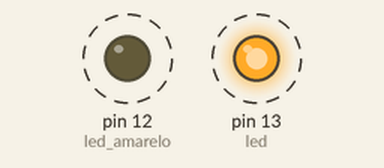
The sketch below on a simulated Arduino Uno, built with avr-gcc and run on an emulated ATmega328P. On the bench: output pins drawn as LEDs (lit = HIGH). Dashed ring = blinking. What the sketch prints to the serial monitor is not drawn.

Above: at 0.02 s.
Timing chart, 0 to 3.0 s (numbered marks = the images above):
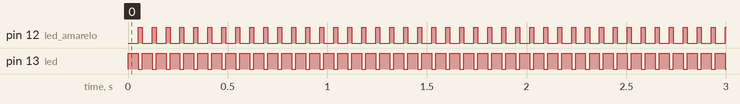

Measured:
- by itself, pin 12 (led_amarelo): alternates HIGH for 0.02 s and LOW for 0.05 s
- by itself, pin 13 (led): alternates HIGH for 0.05 s and LOW for 0.02 s

The sketch:

piscar_led.ino
```cpp
//Arduino.h

byte led = 13, led_amarelo = 12;
char teste = 's';
bool ligado = 1, desligado = 0;
#define on true
#define off false
int contador = 0;

void setup() {

pinMode(led,OUTPUT);
pinMode(led_amarelo,OUTPUT);
Serial.begin(9600);
Serial.println("Inicializando...");

}

void loop() {

contador = contador + 1;
Serial.print(" ");
Serial.println(contador);
digitalWrite(led, ligado);
digitalWrite(led_amarelo, off);
delay(50);
digitalWrite(led, desligado);
digitalWrite(led_amarelo, on);
delay(20);

}
```
